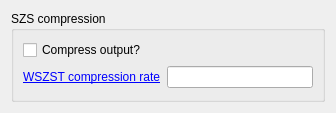
<?xml version="1.0" encoding="UTF-8"?>
<ui version="4.0">
 <class>Dialog</class>
 <widget class="QDialog" name="Dialog">
  <property name="geometry">
   <rect>
    <x>0</x>
    <y>0</y>
    <width>336</width>
    <height>113</height>
   </rect>
  </property>
  <property name="sizePolicy">
   <sizepolicy hsizetype="Fixed" vsizetype="Fixed">
    <horstretch>0</horstretch>
    <verstretch>0</verstretch>
   </sizepolicy>
  </property>
  <property name="windowTitle">
   <string>Preferences</string>
  </property>
  <property name="modal">
   <bool>true</bool>
  </property>
  <layout class="QGridLayout" name="gridLayout_2">
   <item row="0" column="0">
    <widget class="QGroupBox" name="groupCompression">
     <property name="title">
      <string>SZS compression</string>
     </property>
     <layout class="QGridLayout" name="gridLayout">
      <item row="0" column="0" colspan="2">
       <widget class="QCheckBox" name="checkCompressArc">
        <property name="text">
         <string>Compress output?</string>
        </property>
       </widget>
      </item>
      <item row="1" column="0">
       <widget class="QLabel" name="labelWszstRate">
        <property name="text">
         <string>&lt;a href=&quot;https://szs.wiimm.de/wszst/cmd-compress.html#opt-compr&quot;&gt;WSZST compression rate&lt;/a&gt;</string>
        </property>
        <property name="openExternalLinks">
         <bool>true</bool>
        </property>
       </widget>
      </item>
      <item row="1" column="1">
       <widget class="QLineEdit" name="txtWszstRate"/>
      </item>
     </layout>
    </widget>
   </item>
  </layout>
 </widget>
 <resources/>
 <connections/>
</ui>
